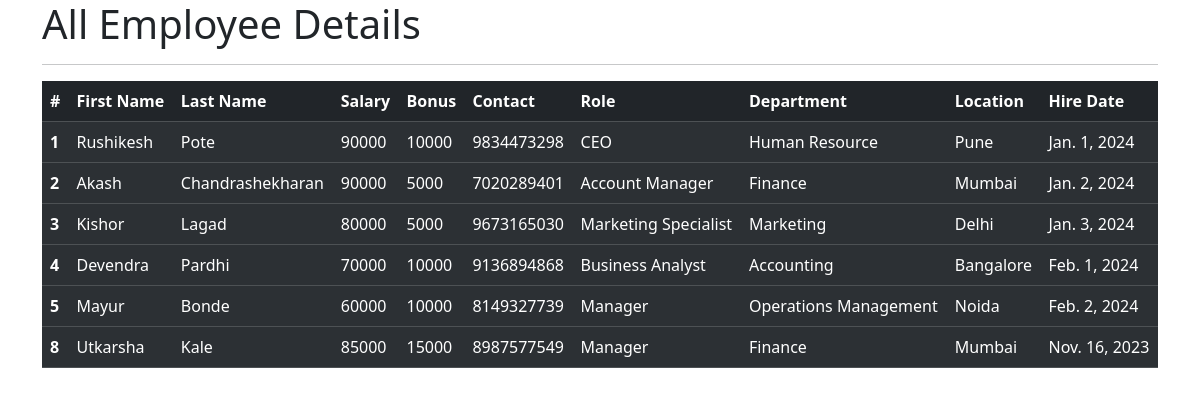
The page /all_emp on the database as committed earlier.
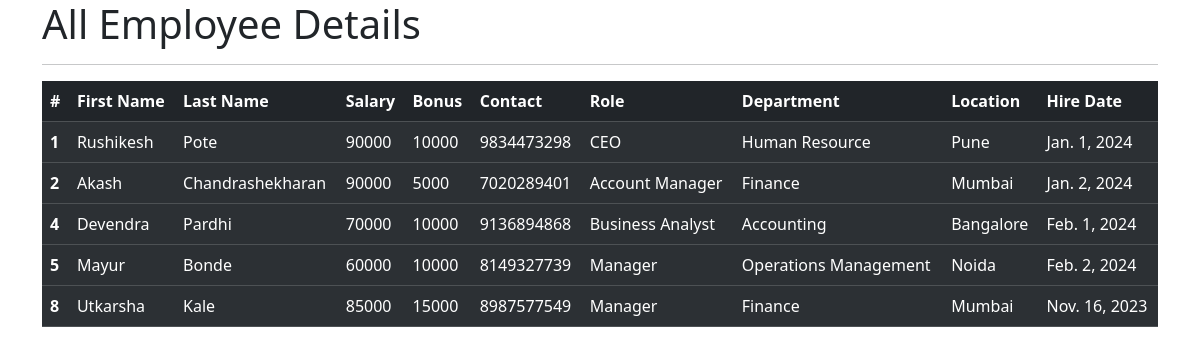
The same page on the database as committed later.
### Employee_app/models.py (models this page shows, shortened)
class Employee(models.Model):
    first_name = models.CharField(max_length=100, null=False)
    last_name = models.CharField(max_length=100)
    depart = models.ForeignKey(Department, on_delete=models.CASCADE)
    salary = models.IntegerField(default=0)
    bonus = models.IntegerField(default=0)
    role = models.ForeignKey(Role, on_delete=models.CASCADE)
    phone = models.IntegerField(default=0)
    hire_date = models.DateField()
    def __str__(self):
        return "%s %s %s" %(self.first_name, self.last_name, self.phone) # %s is a place holder

class Role(models.Model): # Same with role as well
    name = models.CharField(max_length=100, null=False)

class Department(models.Model): # As working department can be same so we will create a separate model
    name = models.CharField(max_length=100, null=False)
    location = models.CharField(max_length=100)

### Employee_app/views.py (the view)
def all_emp (request):
    emps = Employee.objects.all()            # to check all the employees in a model
    context = {                              # context is like a dictionary in Django
        'emps' : emps
    }
    print(context)
    return render(request, 'view_all_emp.html', context) # to route at the end of html file

### Employee_app/templates/view_all_emp.html (shortened to what this page needs)
<!DOCTYPE html>
<html lang="en">
    <head>
        <link rel="stylesheet" href="https://cdn.jsdelivr.net/npm/bootstrap@5.3.2/dist/css/bootstrap.rtl.min.css">
      </head>
      <body>
        <div class="container">
        <h1>All Employee Details</h1>
        <hr>
        <table class="table table-dark table-striped">
            <thead>
              <tr>
                <th scope="col">#</th>
                <th scope="col">First Name</th>
                <th scope="col">Last Name</th>
                <th scope="col">Salary</th>
                <th scope="col">Bonus</th>
                <th scope="col">Contact</th>
                <th scope="col">Role</th>
                <th scope="col">Department</th>
                <th scope="col">Location</th>
                <th scope="col">Hire Date</th>
              </tr>
            </thead>
            {% for emp in emps %}
            <tbody>
              <tr>
                <th scope="row">{{emp.id}}</th>
                <td>{{emp.first_name}}</td>
                <td>{{emp.last_name}}</td>
                <td>{{emp.salary}}</td>
                <td>{{emp.bonus}}</td>
                <td>{{emp.phone}}</td>
                <td>{{emp.role.name}}</td>
                <td>{{emp.depart.name}}</td>
                <td>{{emp.depart.location}}</td>
                <td>{{emp.hire_date}}</td>
              </tr>
            </tbody>
            {% endfor %}
          </table>
      </body>
    </html>

Rows that differ between the two databases and show on the page:
removed Employee: id "3", first_name "Kishor", last_name "Lagad", salary "80000", bonus "5000", phone "9673165030", role.name "Marketing Specialist", depart.name "Marketing", depart.location "Delhi", hire_date "Jan. 3, 2024"
